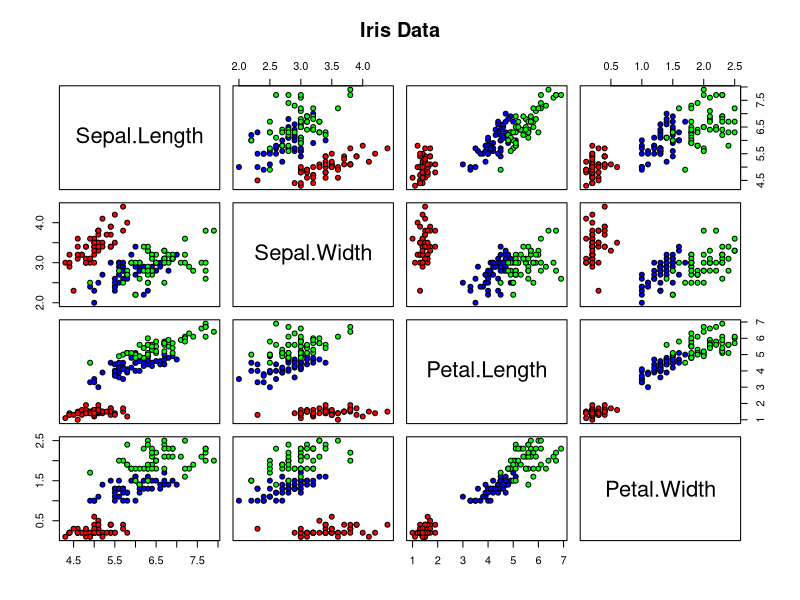
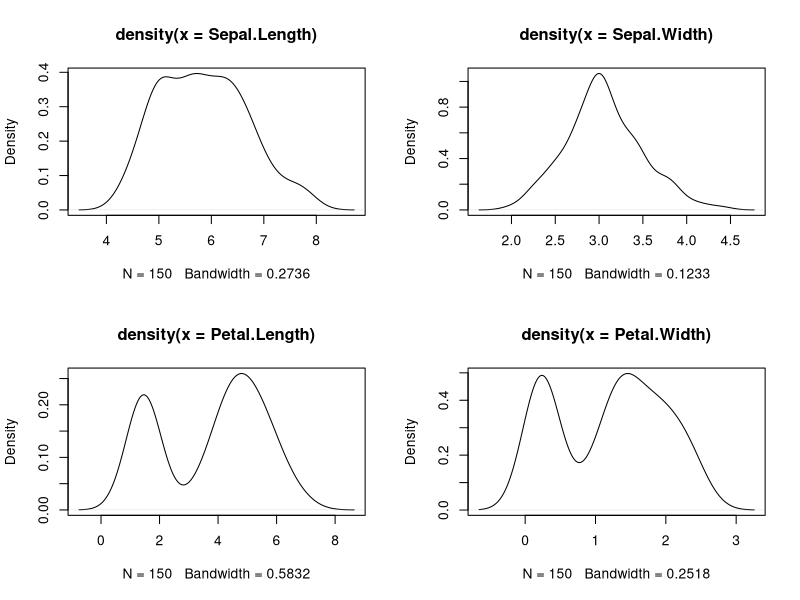

R code for these plots, in order: (Note: this script raises an error after producing the figures.)
attach(iris)
pairs(iris[,-5], main="Iris Data", 
      pch=21, bg=c("Red","Blue","Green")[unclass(iris$Species)])
cor(iris[,-5]) # S.L-P.L, S.L-P.W, P.L-P.W
set.seed(123)
library(caret)
train<-createDataPartition(iris$Species, list=FALSE)
train.X<-iris[train,-5]
train.y<-iris[train,5]
test.X<-iris[-train,-5]
test.y<-iris[-train,5]

# density testing
par(mfrow=c(2,2))
plot(density(Sepal.Length)) 
plot(density(Sepal.Width))
plot(density(Petal.Length)) 
plot(density(Petal.Width))
# S.L and S.W approx. gaussian, P.L and P.W not normal

###: LDA

#: All preds
contrasts(Species)
lda.fit <- lda(Species ~ .,data=iris, subset=train)
lda.fit
par(mfrow=c(1,1))
plot(lda.fit)
lda.pred<-predict(lda.fit,test.X)
lda.pred
lda.class<-lda.pred$class
table(lda.class,test.y)
mean(lda.class==test.y) # 96% accuracy

#: Sepal.Length and Sepal.Width
lda.fit<-lda(Species~Sepal.Length+Sepal.Width,
             data=iris, subset=train)
plot(lda.fit)
lda.predict<-predict(lda.fit,test.X)
lda.class<-lda.predict$class
table(lda.class,test.y)
mean(lda.class==test.y) 
# 81.33% accuracy - expected non-parametic KNN to outperform as data is non-linear but error-rate of lda<knn
# approx. gaussian may have strengthened model

#: Petal.Length and Petal.Width
lda.fit<-lda(Species~Petal.Length+Petal.Width,
             data=iris, subset=train)
plot(lda.fit)
lda.predict<-predict(lda.fit,test.X)
lda.class<-lda.predict$class
mean(lda.class==test.y) # 93.3% accuracy
# highly linear data could have offset non-normality of distributions

###: QDA

#: All Preds
qda.fit<-qda(Species~.,data=iris,subset=train)
qda.class<-predict(qda.fit,test.X)$class
mean(qda.class==test.y) # 94.67% accuracy

#: Sepal.Length and Sepal.Width
qda.fit<-qda(Species~Sepal.Length+Sepal.Width,
             data=iris, subset=train)
qda.class<-predict(qda.fit,test.X)$class
mean(qda.class==test.y) # 81.33% accuracy
# same as lda on S.L and S.W - interesting as QDA performs better with few obs
# also, trade-off for potentially quadratic boundary if offset by non-linearity
table(qda.class,test.y)
# we still see Setosa is classified perfectly because of boundary properties!

#: Petal.Length and Petal.Width
qda.fit<-qda(Species~Petal.Length+Petal.Width,
             data=iris, subset=train)
qda.class<-predict(qda.fit,test.X)$class
mean(qda.class==test.y) # 97.33% accuracy
# higher accuracy than lda, potentially better performance due to not many obs

